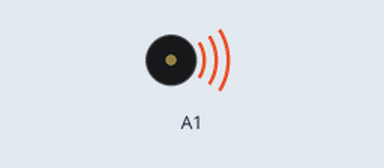
Bench run of a sketch on a simulated Arduino Uno, built with avr-gcc and run on an emulated ATmega328P. Shown: buzzer (waves = sounding).

Above: at 0.1 s.
At 9.1 s:
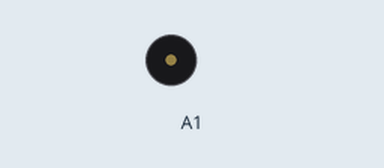
Timing chart, 0 to 10.6 s (numbered marks = the images above):
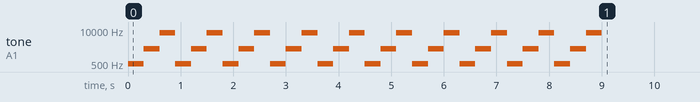

The sketch:

melody.ino
```cpp
// http://www.arduino.cc/en/Tutorial/Tone
void setup() {
    chime(10);
}

void loop() { }

void chime(int times) {
    for (int i = 0; i < times; i++) {
        for (int ii = 0; ii < 3; ii++) {
            int melody[] = {506, 1911};
            tone(A1, melody[ii], 300);
            delay(300);
        }
    }
}
```
